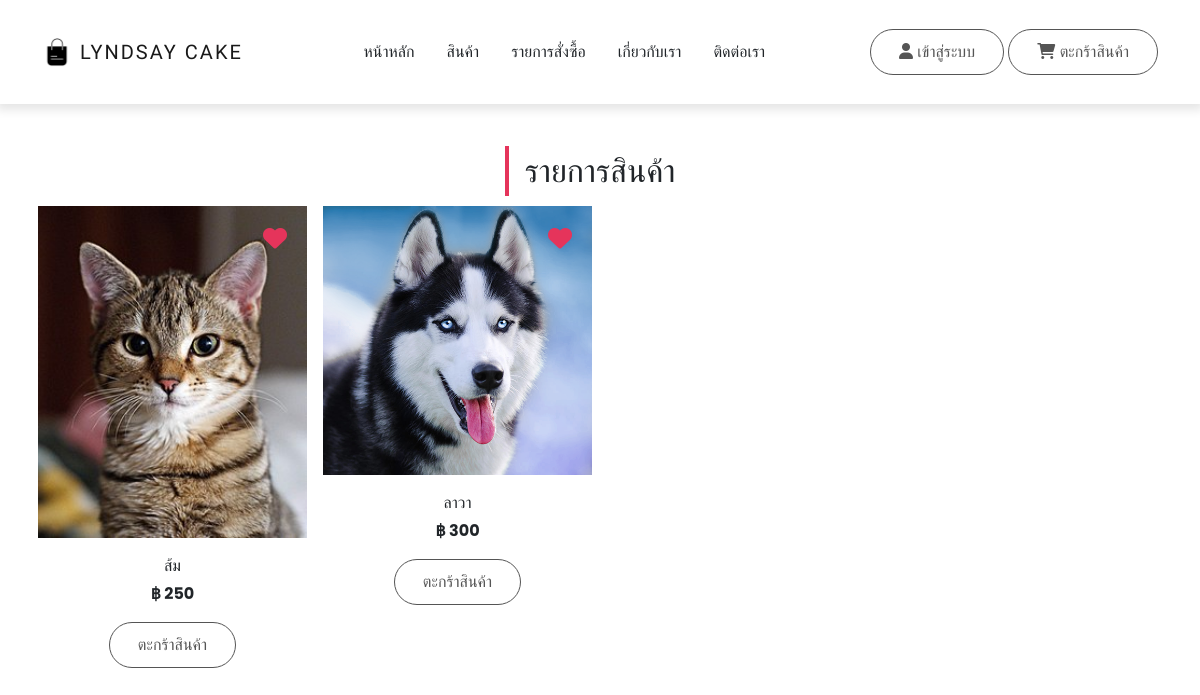
Before: / with the older database file.
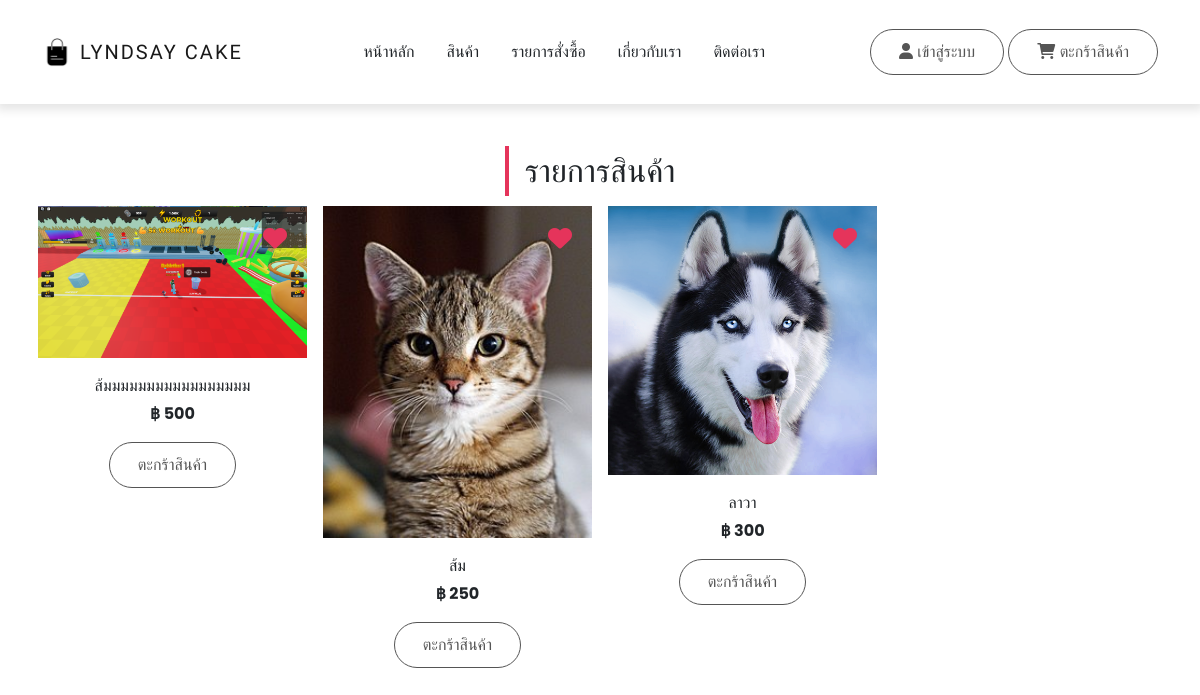
After: the same page with the newer database file.
### tables this page shows
CREATE TABLE `products` (
  `product_id` int(11) NOT NULL,
  `product_name` varchar(255) NOT NULL,
  `product_detail` text NOT NULL,
  `product_price` int(11) NOT NULL,
  `product_image` text NOT NULL,
  `cate_id` int(11) NOT NULL
);

### index.php (the view, shortened to what this page needs)
<?php
include_once('system/config.php');
?>
<!DOCTYPE html>
<html lang="en">
<head>
  <link rel="stylesheet" href="css/bootstrap.min.css">
  <link rel="stylesheet" href="css/all.min.css">
  <link rel="stylesheet" href="css/fontawesome.min.css">
  <link rel="stylesheet" href="css/jquery.dataTables.min.css">
  <link rel="stylesheet" href="css/main.css">
</head>
<body>
  <?php include('includes/navbar.inc.php'); ?>
  <section id="section" class="py-5">
    <div class="container">
      <div class="title text-center">
        <h2 class="position-relative d-inline-block">รายการสินค้า</h2>
      </div>
      <div class="col-md-12">
        <div class="row">
          <?php
          $list_product_sql = "SELECT * FROM `products` ORDER BY `product_id` DESC";
          $list_product_query = mysqli_query($conn, $list_product_sql);
          while($list_product_row = mysqli_fetch_array($list_product_query)) {
          ?>
          <div class = "col-md-6 col-lg-4 col-xl-3 p-2">
            <div class = "special-img position-relative overflow-hidden">
                <img src = "img/products/<?= $list_product_row['product_image']; ?>" class = "w-100">
                <span class = "position-absolute d-flex align-items-center justify-content-center text-primary fs-4">
                    <i class = "fas fa-heart"></i>
                </span>
            </div>
            <div class = "text-center">
                <p class = "text-capitalize mt-3 mb-1"><?= $list_product_row['product_name']; ?></p>
                <span class = "fw-bold d-block">฿ <?= $list_product_row['product_price']; ?></span>
                <a href = "cart.php?p_id=<?= $list_product_row['product_id']; ?>&act=add" class = "btn btn-primary mt-3">ตะกร้าสินค้า</a>
            </div>
          </div>
          <?php } ?>
        </div>
      </div>
    </div>
  </section>
</body>
</html>

Changed rows visible on the page:
added products: product_image (picture), product_name "ส้มมมมมมมมมมมมมมมมม", product_price "500"
